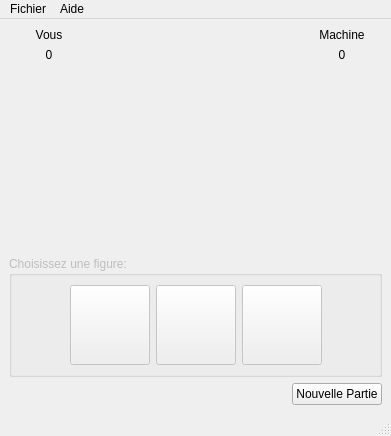
<?xml version="1.0" encoding="UTF-8"?>
<ui version="4.0">
 <class>MainWindow</class>
 <widget class="QMainWindow" name="MainWindow">
  <property name="geometry">
   <rect>
    <x>0</x>
    <y>0</y>
    <width>391</width>
    <height>436</height>
   </rect>
  </property>
  <property name="windowTitle">
   <string>MainWindow</string>
  </property>
  <widget class="QWidget" name="centralwidget">
   <layout class="QVBoxLayout" name="verticalLayout_2">
    <item>
     <layout class="QHBoxLayout" name="horizontalLayout">
      <item>
       <layout class="QGridLayout" name="gridLayout">
        <item row="0" column="4">
         <widget class="QLabel" name="labelIntituleMachine">
          <property name="contextMenuPolicy">
           <enum>Qt::ActionsContextMenu</enum>
          </property>
          <property name="text">
           <string>Machine</string>
          </property>
          <property name="alignment">
           <set>Qt::AlignCenter</set>
          </property>
         </widget>
        </item>
        <item row="2" column="2">
         <widget class="QLabel" name="labelImageVersus">
          <property name="minimumSize">
           <size>
            <width>40</width>
            <height>40</height>
           </size>
          </property>
          <property name="maximumSize">
           <size>
            <width>40</width>
            <height>40</height>
           </size>
          </property>
          <property name="text">
           <string/>
          </property>
          <property name="pixmap">
           <pixmap resource="ressourcesChifoumi.qrc">:/chifoumi/images/versus.gif</pixmap>
          </property>
          <property name="scaledContents">
           <bool>true</bool>
          </property>
         </widget>
        </item>
        <item row="2" column="4">
         <widget class="QLabel" name="labelImageMachine">
          <property name="minimumSize">
           <size>
            <width>80</width>
            <height>80</height>
           </size>
          </property>
          <property name="maximumSize">
           <size>
            <width>80</width>
            <height>80</height>
           </size>
          </property>
          <property name="text">
           <string/>
          </property>
          <property name="pixmap">
           <pixmap resource="ressourcesChifoumi.qrc">:/chifoumi/images/rien.gif</pixmap>
          </property>
          <property name="scaledContents">
           <bool>true</bool>
          </property>
         </widget>
        </item>
        <item row="2" column="3">
         <spacer name="horizontalSpacer_2">
          <property name="orientation">
           <enum>Qt::Horizontal</enum>
          </property>
          <property name="sizeHint" stdset="0">
           <size>
            <width>40</width>
            <height>20</height>
           </size>
          </property>
         </spacer>
        </item>
        <item row="1" column="0">
         <widget class="QLabel" name="labelScoreJoueur">
          <property name="text">
           <string>0</string>
          </property>
          <property name="alignment">
           <set>Qt::AlignCenter</set>
          </property>
         </widget>
        </item>
        <item row="0" column="0">
         <widget class="QLabel" name="labelIntituleJoueur">
          <property name="text">
           <string>Vous</string>
          </property>
          <property name="alignment">
           <set>Qt::AlignCenter</set>
          </property>
         </widget>
        </item>
        <item row="2" column="0">
         <widget class="QLabel" name="labelImageJoueur">
          <property name="enabled">
           <bool>true</bool>
          </property>
          <property name="minimumSize">
           <size>
            <width>80</width>
            <height>80</height>
           </size>
          </property>
          <property name="maximumSize">
           <size>
            <width>80</width>
            <height>80</height>
           </size>
          </property>
          <property name="text">
           <string/>
          </property>
          <property name="pixmap">
           <pixmap resource="ressourcesChifoumi.qrc">:/chifoumi/images/rien.gif</pixmap>
          </property>
          <property name="scaledContents">
           <bool>true</bool>
          </property>
          <property name="alignment">
           <set>Qt::AlignCenter</set>
          </property>
         </widget>
        </item>
        <item row="1" column="4">
         <widget class="QLabel" name="labelScoreMachine">
          <property name="text">
           <string>0</string>
          </property>
          <property name="alignment">
           <set>Qt::AlignCenter</set>
          </property>
         </widget>
        </item>
        <item row="2" column="1">
         <spacer name="horizontalSpacer">
          <property name="orientation">
           <enum>Qt::Horizontal</enum>
          </property>
          <property name="sizeHint" stdset="0">
           <size>
            <width>40</width>
            <height>20</height>
           </size>
          </property>
         </spacer>
        </item>
       </layout>
      </item>
     </layout>
    </item>
    <item>
     <spacer name="verticalSpacer">
      <property name="orientation">
       <enum>Qt::Vertical</enum>
      </property>
      <property name="sizeHint" stdset="0">
       <size>
        <width>20</width>
        <height>40</height>
       </size>
      </property>
     </spacer>
    </item>
    <item>
     <widget class="QGroupBox" name="groupBox">
      <property name="enabled">
       <bool>false</bool>
      </property>
      <property name="title">
       <string>Choisissez une figure:</string>
      </property>
      <layout class="QHBoxLayout" name="horizontalLayout_2">
       <item>
        <spacer name="horizontalSpacer_4">
         <property name="orientation">
          <enum>Qt::Horizontal</enum>
         </property>
         <property name="sizeHint" stdset="0">
          <size>
           <width>40</width>
           <height>20</height>
          </size>
         </property>
        </spacer>
       </item>
       <item>
        <widget class="QPushButton" name="bPierre">
         <property name="minimumSize">
          <size>
           <width>80</width>
           <height>80</height>
          </size>
         </property>
         <property name="maximumSize">
          <size>
           <width>80</width>
           <height>80</height>
          </size>
         </property>
         <property name="text">
          <string/>
         </property>
         <property name="icon">
          <iconset resource="ressourcesChifoumi.qrc">
           <normaloff>:/chifoumi/images/pierre.gif</normaloff>:/chifoumi/images/pierre.gif</iconset>
         </property>
         <property name="iconSize">
          <size>
           <width>80</width>
           <height>80</height>
          </size>
         </property>
        </widget>
       </item>
       <item>
        <widget class="QPushButton" name="bFeuille">
         <property name="minimumSize">
          <size>
           <width>80</width>
           <height>80</height>
          </size>
         </property>
         <property name="maximumSize">
          <size>
           <width>80</width>
           <height>80</height>
          </size>
         </property>
         <property name="text">
          <string/>
         </property>
         <property name="icon">
          <iconset resource="ressourcesChifoumi.qrc">
           <normaloff>:/chifoumi/images/papier.gif</normaloff>:/chifoumi/images/papier.gif</iconset>
         </property>
         <property name="iconSize">
          <size>
           <width>80</width>
           <height>80</height>
          </size>
         </property>
        </widget>
       </item>
       <item>
        <widget class="QPushButton" name="bCiseau">
         <property name="minimumSize">
          <size>
           <width>80</width>
           <height>80</height>
          </size>
         </property>
         <property name="maximumSize">
          <size>
           <width>80</width>
           <height>80</height>
          </size>
         </property>
         <property name="text">
          <string/>
         </property>
         <property name="icon">
          <iconset resource="ressourcesChifoumi.qrc">
           <normaloff>:/chifoumi/images/ciseau.gif</normaloff>:/chifoumi/images/ciseau.gif</iconset>
         </property>
         <property name="iconSize">
          <size>
           <width>80</width>
           <height>80</height>
          </size>
         </property>
        </widget>
       </item>
       <item>
        <spacer name="horizontalSpacer_3">
         <property name="orientation">
          <enum>Qt::Horizontal</enum>
         </property>
         <property name="sizeHint" stdset="0">
          <size>
           <width>40</width>
           <height>20</height>
          </size>
         </property>
        </spacer>
       </item>
      </layout>
     </widget>
    </item>
    <item alignment="Qt::AlignRight">
     <widget class="QPushButton" name="bNouvellePartie">
      <property name="text">
       <string>Nouvelle Partie</string>
      </property>
     </widget>
    </item>
   </layout>
  </widget>
  <widget class="QMenuBar" name="menubar">
   <property name="geometry">
    <rect>
     <x>0</x>
     <y>0</y>
     <width>391</width>
     <height>25</height>
    </rect>
   </property>
   <widget class="QMenu" name="menuAide">
    <property name="title">
     <string>Fichier</string>
    </property>
    <addaction name="actionQuitter"/>
   </widget>
   <widget class="QMenu" name="menuAide_2">
    <property name="title">
     <string>Aide</string>
    </property>
    <addaction name="actionA_propos_de_l_application"/>
   </widget>
   <addaction name="menuAide"/>
   <addaction name="menuAide_2"/>
  </widget>
  <widget class="QStatusBar" name="statusbar"/>
  <action name="actionQuitter">
   <property name="text">
    <string>Quitter</string>
   </property>
  </action>
  <action name="actionA_propos_de_l_application">
   <property name="text">
    <string>A propos de l'application</string>
   </property>
  </action>
 </widget>
 <resources>
  <include location="ressourcesChifoumi.qrc"/>
 </resources>
 <connections/>
</ui>
